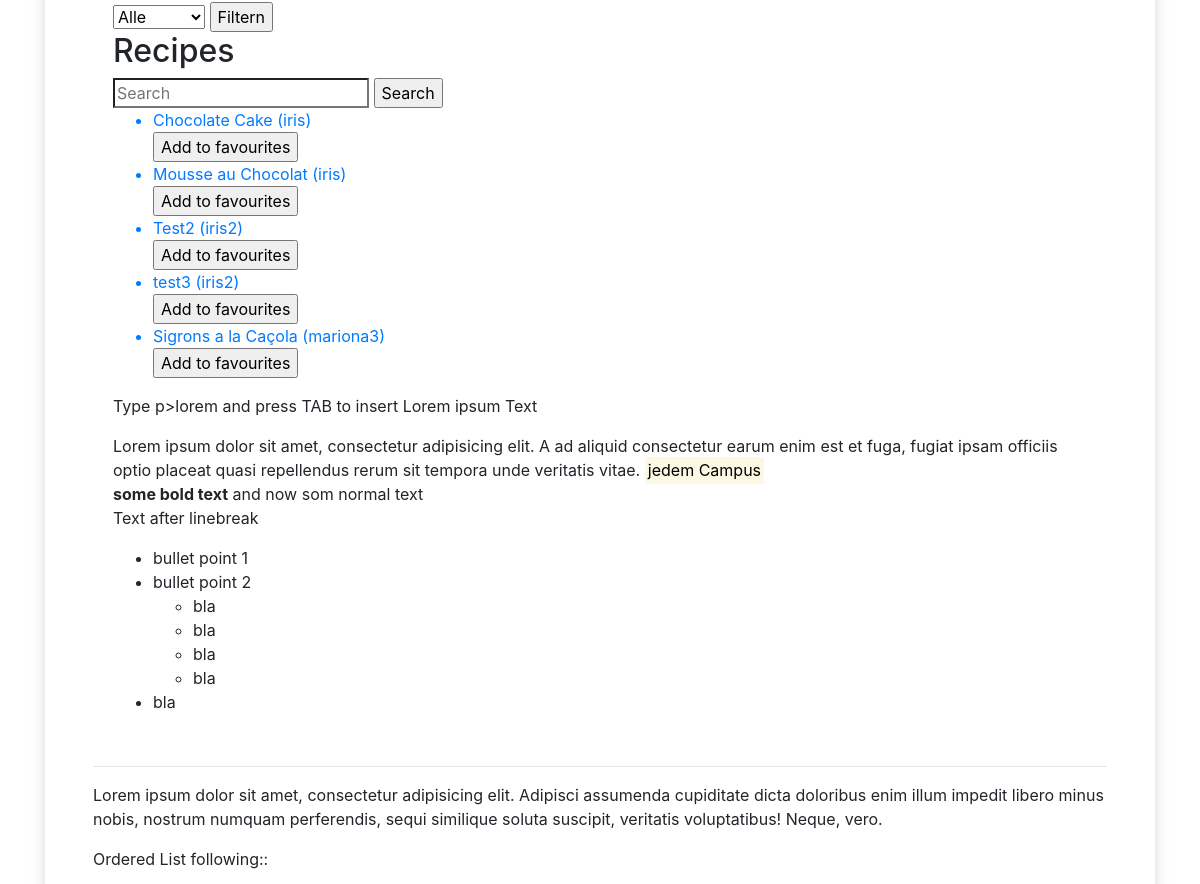
The page /recipe/ (middle part) on the database as committed earlier.
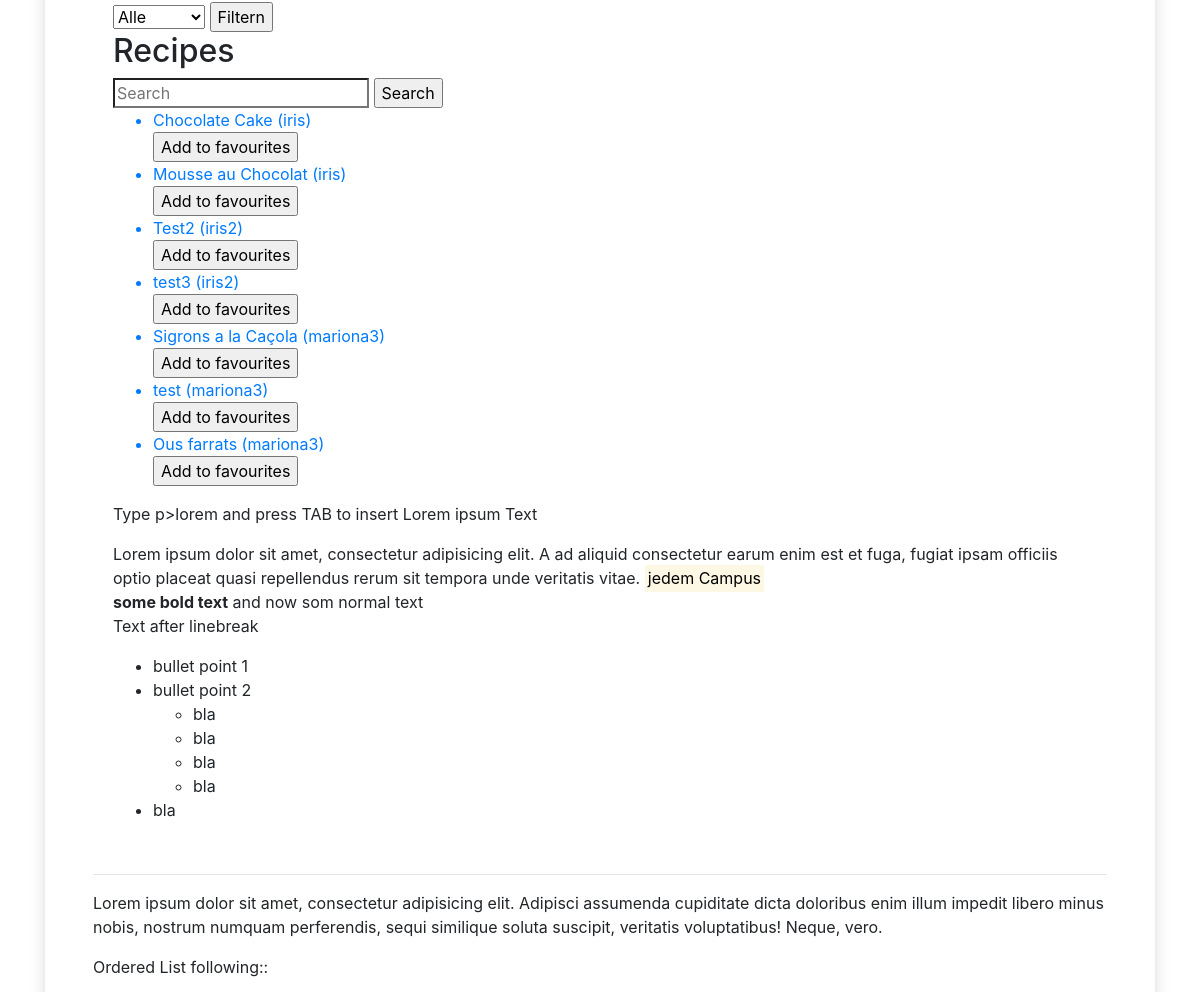
The same page on the database as committed later.
### myRecipeApp/models.py (models this page shows, shortened)
class Recipe(models.Model):
    RecipeId = models.BigAutoField(primary_key=True,
                                   verbose_name="Unique RecipeId"
                                   )
    RecipeName = models.CharField(verbose_name="Recipe Name",
                                  max_length=300
                                  )
    Picture = models.ImageField(verbose_name="Recipe Picture",
                                blank=True
                                )
    UserId = models.ForeignKey(settings.AUTH_USER_MODEL,
                               verbose_name="Author",
                               on_delete=models.PROTECT
                               )
    Energy = models.PositiveIntegerField(verbose_name="Calories",
                                         blank=True)
    UnitId = models.ForeignKey(Unit,
                               verbose_name="Unit of Energy",
                               on_delete=models.PROTECT
                               )
    NumberPeople = models.PositiveSmallIntegerField(verbose_name="Number of People",
                                                    blank=True)

### myRecipeApp/views.py (the view)
# urls.py: path('recipe/', list_recipe),
def list_recipe(httprequest):
    recipes = Recipe.objects.all
    categories = Category.objects.all
    if "query" in httprequest.GET and \
       "filter" in httprequest.GET:
        recipes = Recipe.objects.filter(Q(RecipeName__icontains=httprequest.GET["query"]) |
                                        Q(Energy__icontains=httprequest.GET["query"]) |
                                        Q(NumberPeople__icontains=httprequest.GET["query"])
                                        )
        recipes = Recipe.objects.filter(favourite__UserId=httprequest.user.id)
    elif "query" in httprequest.GET:
        recipes = Recipe.objects.filter(Q(RecipeName__icontains=httprequest.GET["query"]) |
                                        Q(Energy__icontains=httprequest.GET["query"]) |
                                        Q(NumberPeople__icontains=httprequest.GET["query"]))
    elif "filter" in httprequest.GET:
        if httprequest.GET["filter"] == "favourites":
            recipes = Recipe.objects.filter(favourite__UserId=httprequest.user.id)
            print(recipes)
    if "category" in httprequest.GET:
            recipes = Recipe.objects.filter(Q(recipecategory__CategoryId=httprequest.GET["category"]))
    context = {"recipe": recipes, "categories": categories, "User": httprequest.user}
    return render(httprequest, "dev_recipe_list.html", context)

### templates/dev_recipe_list.html (shortened to what this page needs)
{% extends 'home.html' %}
{% block recipeContent %}
    <form method="GET">
        <select name="filter">
            <option value="all">Alle</option>
        </select>
        <input type="submit" value="Filtern">
    </form>
    <h2>Recipes</h2>
    <form method="GET">
        <input type="search" name="query" placeholder="Search">
        <input type="submit" value="Search">
    </form>
    <ul>
        {% for recipe in recipe %}
            <a href="/recipe/{{ recipe.RecipeId }}">
                <li>{{ recipe.RecipeName }} ({{ recipe.UserId.username }})</li>
                <form method="POST" action="/add_recipe_to_favourites/">
                    <input type="submit" value="Add to favourites">
                </form>
            </a>
        {% endfor %}
    </ul>
{% endblock %}

Rows that differ between the two databases and show on the page:
added Recipe: RecipeName "test", UserId.username "mariona3"
added Recipe: RecipeName "Ous farrats", UserId.username "mariona3"
